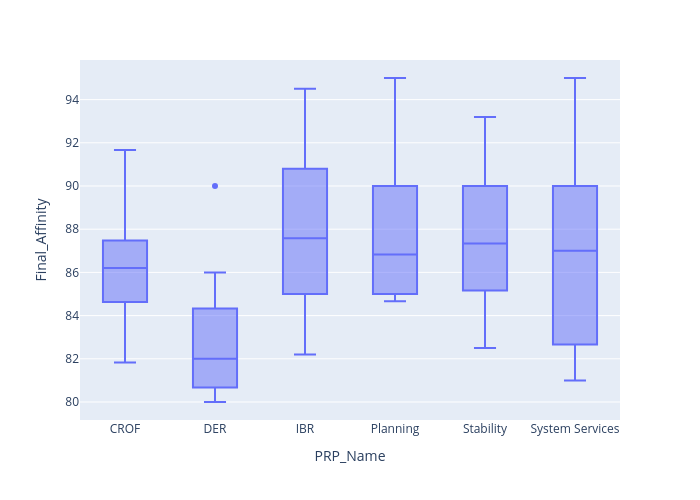

Notebook cell for this chart:
### Code cell
fig = px.box(selected_high,
       x = 'PRP_Name',
       y = 'Final_Affinity',
    #    color = 'Affinity_Level',
    #    title='Count by taking the sum of questions per program',
    #    barmode='group',
       category_orders={
        'Affinity_Level': ['Moderate', 'High'],
        'source': ['prp', 'ra']
    },)
fig.update_layout(width=700, height=500)
fig.show()

### Figure 1 — Plotly figure (JSON) as saved in the notebook; plotly's stock layout.template omitted (floating-point values rounded to 4 significant figures)
{"data": [{"alignmentgroup": "True", "hovertemplate": "PRP_Name=%{x}<br>Final_Affinity=%{y}<extra></extra>", "legendgroup": "", "marker": {"color": "#636efa"}, "name": "", "notched": false, "offsetgroup": "", "orientation": "v", "showlegend": false, "type": "box", "x": ["CROF", "CROF", "CROF", "CROF", "CROF", "CROF", "CROF", "CROF", "CROF", "CROF", "CROF", "CROF", "CROF", "CROF", "CROF", "CROF", "CROF", "CROF", "CROF", "DER", "DER", "DER", "DER", "DER", "DER", "DER", "DER", "DER", "DER", "DER", "DER", "DER", "DER", "IBR", "IBR", "IBR", "IBR", "IBR", "IBR", "IBR", "IBR", "IBR", "IBR", "IBR", "IBR", "IBR", "IBR", "IBR", "IBR", "IBR", "IBR", "Planning", "Planning", "Planning", "Planning", "Planning", "Planning", "Planning", "Planning", "Planning", "Planning", "Planning", "Planning", "Planning", "Planning", "Planning", "Planning", "Planning", "Planning", "Stability", "Stability", "Stability", "Stability", "Stability", "Stability", "Stability", "Stability", "Stability", "Stability", "Stability", "Stability", "Stability", "Stability", "Stability", "Stability", "Stability", "Stability", "System Services", "System Services", "System Services", "System Services", "System Services", "System Services", "System Services", "System Services", "System Services", "System Services", "System Services", "System Services", "System Services", "System Services", "System Services", "System Services", "System Services", "System Services"], "x0": " ", "xaxis": "x", "y": [88.33, 84.5, 86.83, 86.67, 91.67, 84.0, 85.0, 85.8, 90.4, 86.2, 86.6, 87.4, 83.2, 85.0, 90.0, 82.5, 81.83, 85.0, 87.5, 86.0, 82.0, 80.67, 83.0, 81.0, 80.0, 81.0, 82.0, 80.0, 85.0, 90.0, 82.0, 80.0, 84.33, 92.17, 94.5, 84.5, 89.0, 90.8, 85.0, 84.2, 83.0, 91.4, 86.0, 82.2, 86.33, 85.0, 88.83, 90.0, 90.0, 92.83, 85.0, 87.33, 90.67, 84.67, 88.83, 85.0, 86.33, 86.0, 93.0, 85.17, 85.67, 90.0, 88.2, 92.8, 85.0, 90.0, 85.0, 85.0, 95.0, 82.5, 85.83, 87.17, 87.5, 93.0, 86.0, 83.83, 88.2, 89.6, 90.0, 90.4, 85.8, 83.0, 93.2, 85.17, 90.0, 91.0, 83.17, 81.0, 82.67, 89.0, 89.33, 89.5, 83.0, 81.0, 84.0, 89.6, 90.0, 95.0, 85.0, 82.0, 95.0, 82.0, 91.83, 85.0, 91.67], "y0": " ", "yaxis": "y"}], "layout": {"boxmode": "group", "height": 500, "legend": {"tracegroupgap": 0}, "margin": {"t": 60}, "width": 700, "xaxis": {"anchor": "y", "domain": [0, 1], "title": {"text": "PRP_Name"}}, "yaxis": {"anchor": "x", "domain": [0, 1], "title": {"text": "Final_Affinity"}}}}
